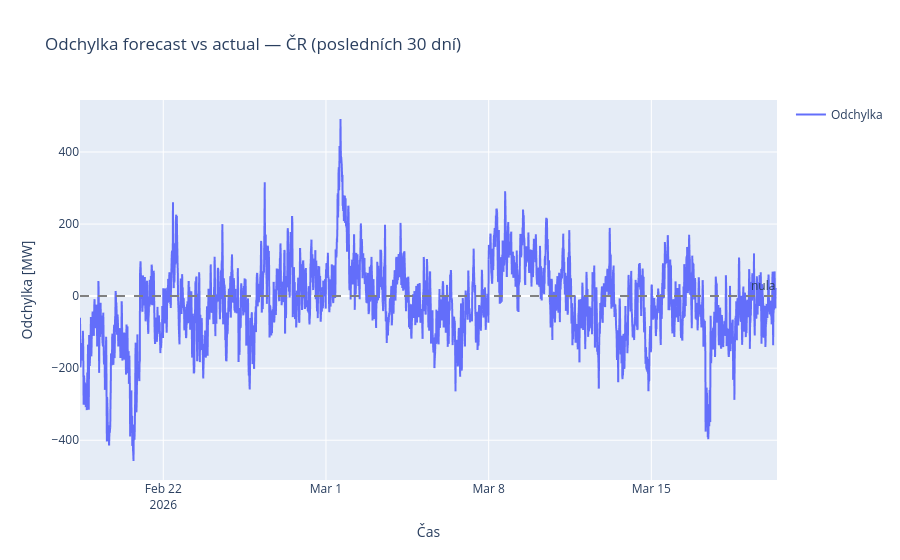

Here is the notebook cell this chart was saved with:
### Code cell
# Vypočítáme odchylku
df_load["Odchylka"] = df_load["Skutečná spotřeba"] - df_load["Předpověď"]

# Graf odchylky
fig_odchylka = px.line(
    df_load["Odchylka"],
    title="Odchylka forecast vs actual — ČR (posledních 30 dní)",
    labels={"value": "Odchylka [MW]", "index": "Čas", "variable": ""},
)

# Přidej nulovou linii
fig_odchylka.add_hline(
    y=0,
    line_dash="dash",
    line_color="gray",
    annotation_text="nula",
)

fig_odchylka.show()

# Statistiky odchylky
print("=== Statistiky odchylky ===")
print(f"  Průměrná odchylka: {df_load['Odchylka'].mean():.1f} MW")
print(f"  Největší přecenění: {df_load['Odchylka'].min():.1f} MW")
print(f"  Největší podcenění: {df_load['Odchylka'].max():.1f} MW")
print(f"  Průměrná abs. odchylka: {df_load['Odchylka'].abs().mean():.1f} MW")

### Figure 1 — Plotly figure (JSON) as saved in the notebook; plotly's stock layout.template omitted (floating-point values rounded to 4 significant figures; data arrays with more than 128 entries replaced by an {"elided": "..."} marker saying what was removed)
{"data": [{"hovertemplate": "=Odchylka<br>Čas=%{x}<br>Odchylka [MW]=%{y}<extra></extra>", "legendgroup": "Odchylka", "line": {"color": "#636efa", "dash": "solid"}, "marker": {"symbol": "circle"}, "mode": "lines", "name": "Odchylka", "showlegend": true, "type": "scattergl", "x": {"elided": "2880 str values"}, "xaxis": "x", "y": {"elided": "2880 float values"}, "yaxis": "y"}], "layout": {"annotations": [{"showarrow": false, "text": "nula", "x": 1, "xanchor": "right", "xref": "x domain", "y": 0, "yanchor": "bottom", "yref": "y"}], "legend": {"title": {"text": ""}, "tracegroupgap": 0}, "shapes": [{"line": {"color": "gray", "dash": "dash"}, "type": "line", "x0": 0, "x1": 1, "xref": "x domain", "y0": 0, "y1": 0, "yref": "y"}], "title": {"text": "Odchylka forecast vs actual — ČR (posledních 30 dní)"}, "xaxis": {"anchor": "y", "domain": [0, 1], "title": {"text": "Čas"}}, "yaxis": {"anchor": "x", "domain": [0, 1], "title": {"text": "Odchylka [MW]"}}}}
